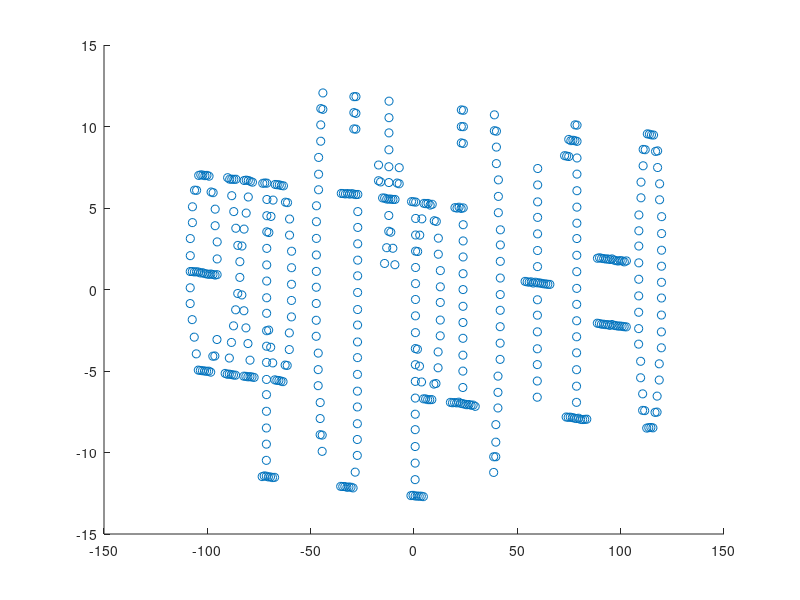

MATLAB code for this plot:
load DimensionReduction.mat;
[~,D_pca] = pca(dataset);
round(max(D_pca(:,1)))
round(max(D_pca(:,2)))
scatter(D_pca(:,1), D_pca(:,2));

% Answer
% 1) 120
% 2) 12
% 3) exp(j*pi)+1=0